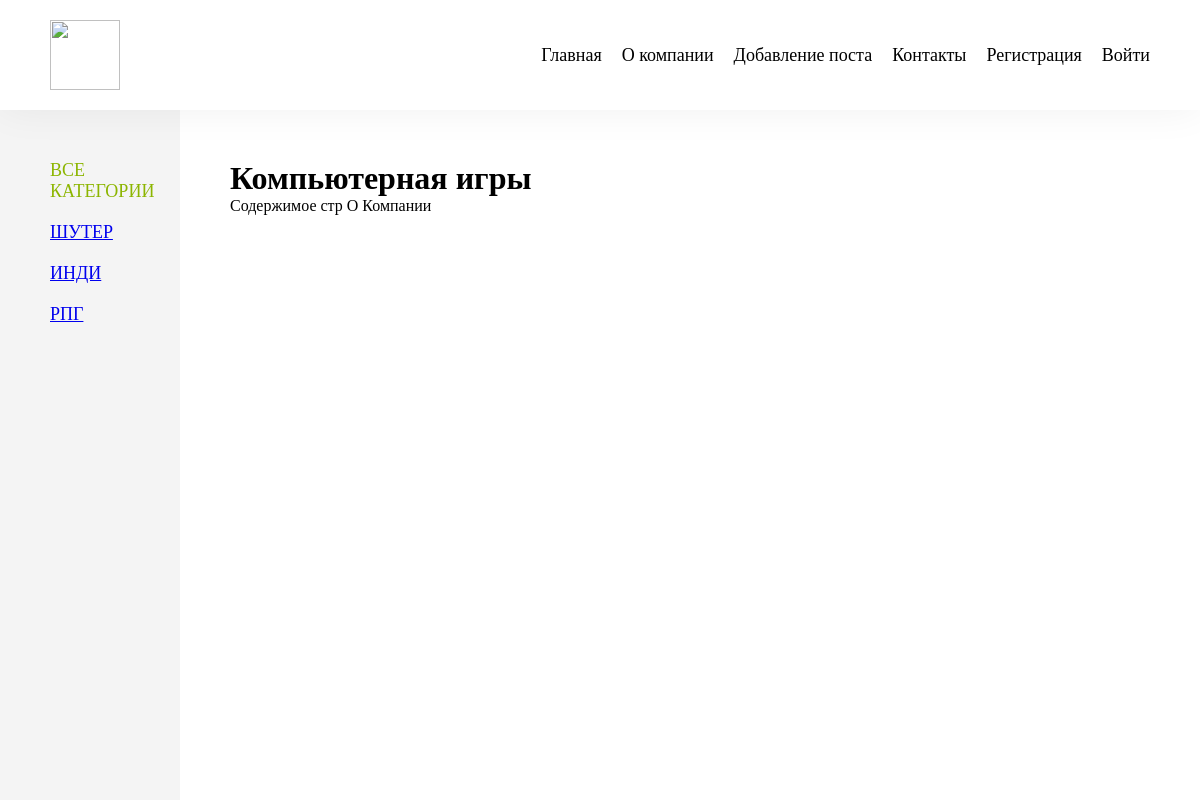
The page /about/ on the database its author committed.
### index/models.py (models this page shows, shortened)
class Category(models.Model):
    name = models.CharField(max_length=100, db_index=True, verbose_name='Категория')
    slug = models.SlugField(max_length=255, unique=True, db_index=True, verbose_name='URL')
    def get_absolute_url(self):
        return reverse('category', kwargs={'cat_slug': self.slug})
    class Meta:
        verbose_name = 'Категория'
        verbose_name_plural = 'Категории'
        ordering = ['id']

### index/views.py (the view)
# urls.py: path('about/', AboutView.as_view(), name='about'),
class AboutView(DataMixin, TemplateView):
    model = Info
    template_name = 'index/about.html'
    def get_context_data(self, *, object_list=None, **kwargs):
        context = super().get_context_data(**kwargs)
        c_def = self.get_user_context(title='Компьютерная игры')
        return dict(list(context.items()) + list(c_def.items()))

### index/templatetags/index_tags.py (called while the page is built)
@register.inclusion_tag('index/list_categories.html')
def show_categories(sort=None, cat_selected=0):
    if not sort:
        cats = Category.objects.all()
    else:
        cats = Category.objects.order_by(sort)
    return {'cats': cats, 'cat_selected': cat_selected}

@register.inclusion_tag('index/header.html')
def show_header():
    menu = [
        {'title': 'Главная', 'url_name': 'home'},
        {'title': 'О компании', 'url_name': 'about'},
        {'title': 'Добавление поста', 'url_name': 'addpost'},
        {'title': 'Контакты', 'url_name': 'contact'},
        {'title': 'Регистрация', 'url_name': 'register'},
        {'title': 'Войти', 'url_name': 'login'}
    ]
    return {'menu': menu}

### index/utils.py (called while the page is built)
    def get_user_context(self, **kwargs):
        context = kwargs
        cats = cache.get('cats')
        if not cats:
            cats = Category.objects.all()
            cache.set('cats', cats, 60)
        context['cats'] = cats
        if 'cat_selected' not in context:
            context['cat_selected'] = 0
        return context

### index/templates/index/about.html
{% extends 'index/base.html' %}
{% block content %}
    <h1>{{ title }}</h1>
    <p>Содержимое стр О Компании</p>
{% endblock %}

### index/templates/index/list_categories.html
{% for cat in cats %}
    {% if cat.pk == cat_selected %}
        <li class="selected">{{ cat.name }}</li>
    {% else %}
        <li><a href="{{ cat.get_absolute_url }}">{{ cat.name }}</a></li>
    {% endif %}
{% endfor %}

### index/static/index/css/style.css (style rules this page uses)
html { height: 100%; scroll-behavior: smooth; }
*, *::before, *::after { padding: 0; margin: 0; box-sizing: border-box; }
body { display: flex; min-height: 100vh; flex-direction: column; }
.sidebar li { text-transform: uppercase; font-size: 18px; }

### rows shown on the page
Category: name "ШУТЕР"
Category: name "ИНДИ"
Category: name "РПГ"

### other values the page prints
{{ item.title }} "Главная" "О компании" "Добавление поста" "Контакты" "Регистрация" "Войти"
{{ title }} "Компьютерная игры"
